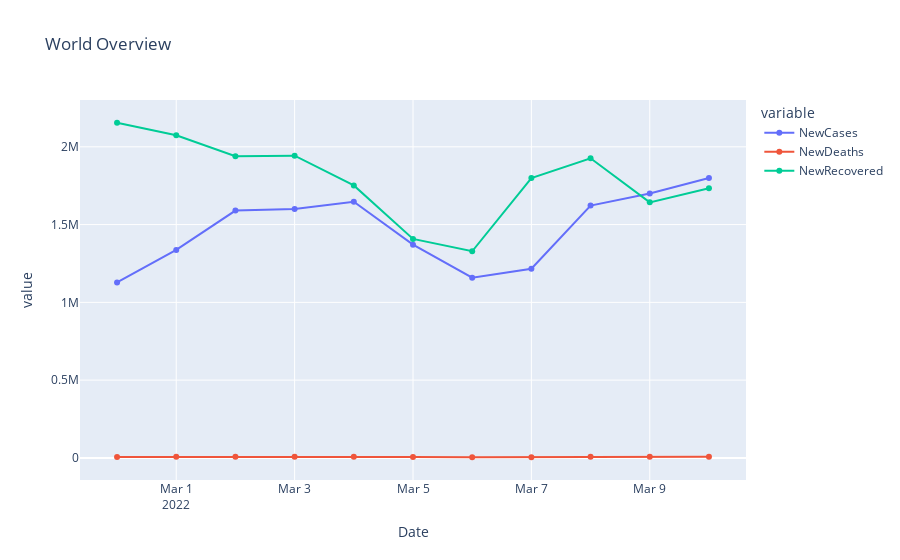

Write notebook code for a chart like this one.
### Code cell
fig = px.line(linechart_plots, x="Date", y=['NewCases', 'NewDeaths','NewRecovered'], markers = True, title="World Overview") 
fig.show()

### Figure 1 — Plotly figure (JSON) as saved in the notebook; plotly's stock layout.template omitted (floating-point values rounded to 4 significant figures)
{"data": [{"hovertemplate": "variable=NewCases<br>Date=%{x}<br>value=%{y}<extra></extra>", "legendgroup": "NewCases", "line": {"color": "#636efa", "dash": "solid"}, "marker": {"symbol": "circle"}, "mode": "lines+markers", "name": "NewCases", "orientation": "v", "showlegend": true, "type": "scatter", "x": ["2022-02-28T00:00:00", "2022-03-01T00:00:00", "2022-03-02T00:00:00", "2022-03-03T00:00:00", "2022-03-04T00:00:00", "2022-03-05T00:00:00", "2022-03-06T00:00:00", "2022-03-07T00:00:00", "2022-03-08T00:00:00", "2022-03-09T00:00:00", "2022-03-10T00:00:00"], "xaxis": "x", "y": [1128262, 1337398, 1590173, 1599844, 1646436, 1371131, 1158654, 1216094, 1622156, 1699924, 1799907], "yaxis": "y"}, {"hovertemplate": "variable=NewDeaths<br>Date=%{x}<br>value=%{y}<extra></extra>", "legendgroup": "NewDeaths", "line": {"color": "#EF553B", "dash": "solid"}, "marker": {"symbol": "circle"}, "mode": "lines+markers", "name": "NewDeaths", "orientation": "v", "showlegend": true, "type": "scatter", "x": ["2022-02-28T00:00:00", "2022-03-01T00:00:00", "2022-03-02T00:00:00", "2022-03-03T00:00:00", "2022-03-04T00:00:00", "2022-03-05T00:00:00", "2022-03-06T00:00:00", "2022-03-07T00:00:00", "2022-03-08T00:00:00", "2022-03-09T00:00:00", "2022-03-10T00:00:00"], "xaxis": "x", "y": [6045, 6813, 7756, 7872, 8022, 5651, 4135, 4912, 6945, 6811, 6687], "yaxis": "y"}, {"hovertemplate": "variable=NewRecovered<br>Date=%{x}<br>value=%{y}<extra></extra>", "legendgroup": "NewRecovered", "line": {"color": "#00cc96", "dash": "solid"}, "marker": {"symbol": "circle"}, "mode": "lines+markers", "name": "NewRecovered", "orientation": "v", "showlegend": true, "type": "scatter", "x": ["2022-02-28T00:00:00", "2022-03-01T00:00:00", "2022-03-02T00:00:00", "2022-03-03T00:00:00", "2022-03-04T00:00:00", "2022-03-05T00:00:00", "2022-03-06T00:00:00", "2022-03-07T00:00:00", "2022-03-08T00:00:00", "2022-03-09T00:00:00", "2022-03-10T00:00:00"], "xaxis": "x", "y": [2154754, 2074376, 1939726, 1942866, 1751635, 1407925, 1328479, 1799427, 1926545, 1643000, 1733676], "yaxis": "y"}], "layout": {"legend": {"title": {"text": "variable"}, "tracegroupgap": 0}, "title": {"text": "World Overview"}, "xaxis": {"anchor": "y", "domain": [0, 1], "title": {"text": "Date"}}, "yaxis": {"anchor": "x", "domain": [0, 1], "title": {"text": "value"}}}}
